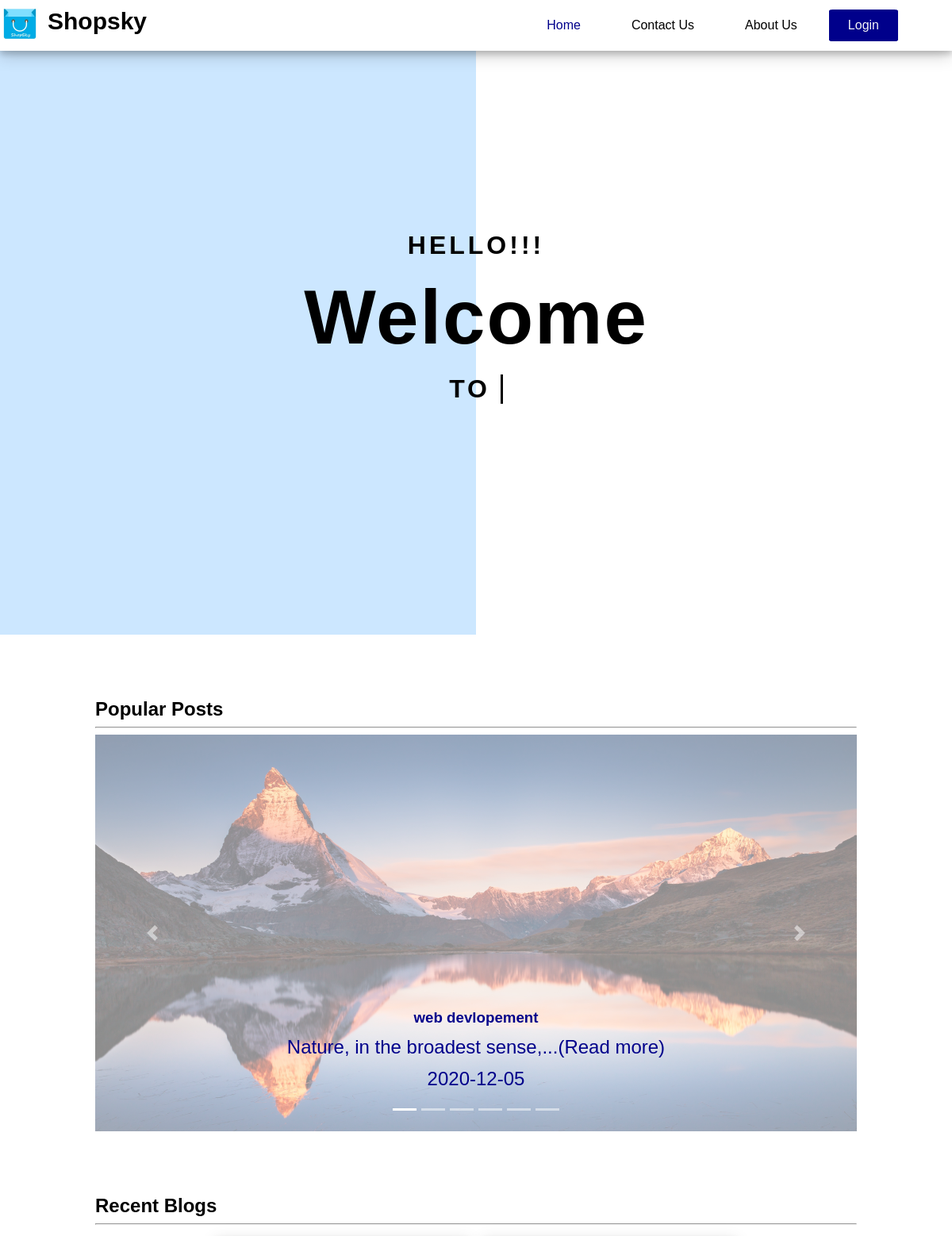
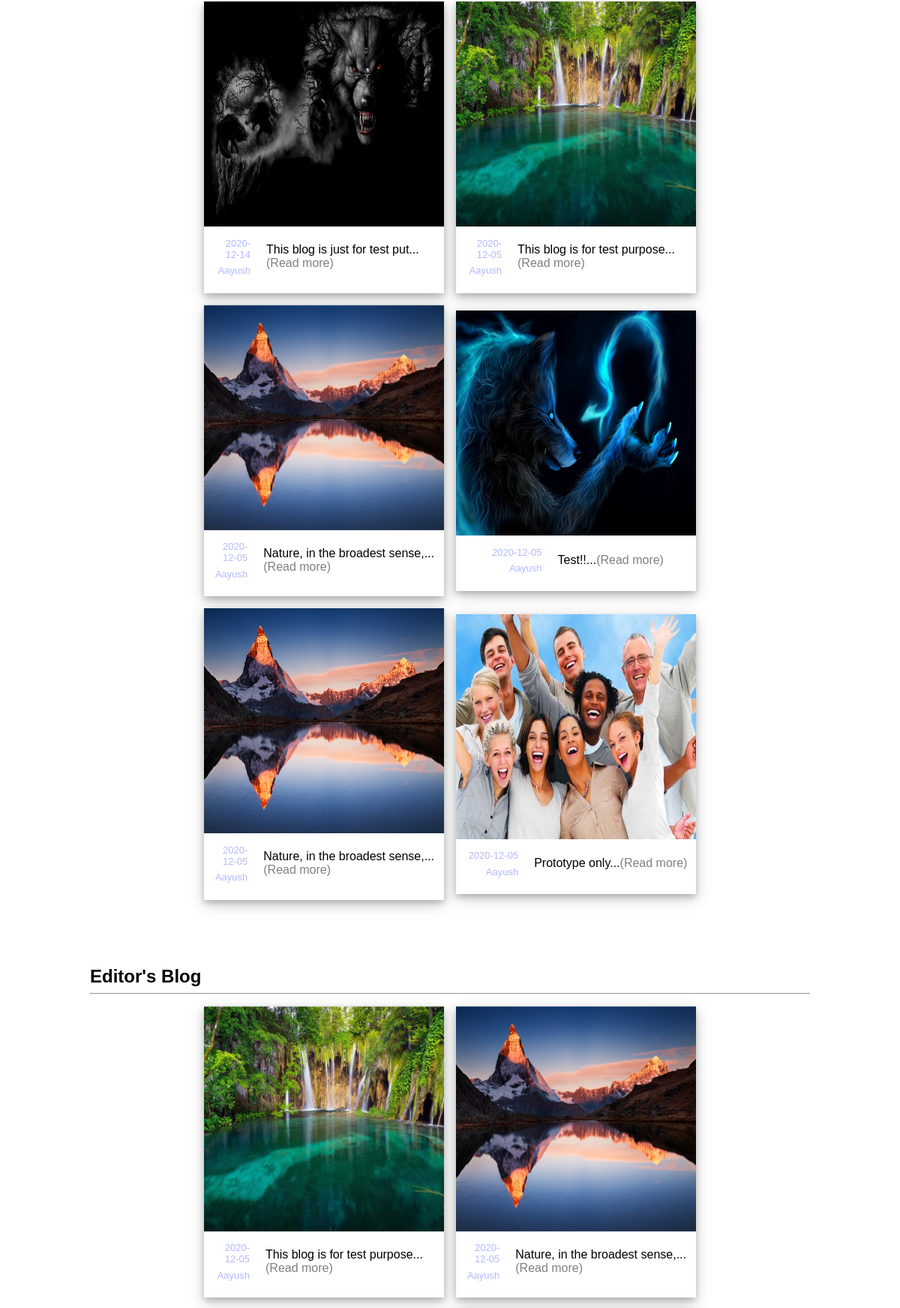
The page / (upper part) on the database its author committed (2 pictures, top to bottom).
### tables this page shows
CREATE TABLE `blog` (
  `bid` int(11) NOT NULL,
  `author` varchar(100) NOT NULL,
  `image` varchar(255) NOT NULL,
  `title` varchar(255) NOT NULL,
  `description` varchar(1000) NOT NULL,
  `date` varchar(255) NOT NULL,
  `likes` int(100) NOT NULL DEFAULT 0
);

### index.php (the view, shortened to what this page needs)
<?php
    require 'connection.php';
?>
<!DOCTYPE html>
<html lang="en">
    <head>
        <link rel="stylesheet" href="styles/styles.css">
    </head>
    <body>
    <header style="height: 100%;">
            <div class="total-section">
                <div class="left-container"></div>
                <nav>
                                <img src="image/shopsky.jpg" style="height:50px;position: absolute;margin-top: 5px"/> <h5 style="margin-left:60px;position: absolute;margin-top: 10px;font-family: sans-serif;font-weight: 600;font-size: 30px">Shopsky</h5>
                    <ul>
                        <li class="active activated" id="home"><a href="#">Home</a></li>
                        <li class="activated" id="contact"><a href="contact.html">Contact Us</a></li>
                        <li class="activated" id="about"><a href="about.php">About Us</a></li>
                        <li class="login activated" id="login"><a href="
                                <?php
                                    if(isset($_SESSION['login_val']))
                                    {
                                        if($_SESSION['role']=='reader')
                                        {
                                        echo "logout.php";
                                        }
                                        else{
                                            echo 'signup.php';
                                        }
                                    }
                                    else{
                                        echo "signup.php";
                                    }
                                ?>">
                                <?php
                                        if(isset($_SESSION['login_val']))
                                        {
                                            if($_SESSION['role']=='reader')
                                            {
                                            echo "Logout";
                                            }
                                            else{
                                                echo 'Add Admin';
                                            }
                                        }
                                        else
                                        {
                                            echo "Login";
                                        }
                                ?>
                            </a>
                        </li>
                    </ul>
                </nav>
                <div class="container">
                    <span>Hello!!!</span>
                    <h1>Welcome</h1>
                    <span> To
                        <span class="cursor">&nbsp;</span>
                    </span>
                </div>
            </div>
    </header>
        <section class="all_blogs">
            <section class="popular">
                <h2>Popular Posts</h2>
                <hr>
                <div id="demo" class="carousel slide" data-ride="carousel">
                <ul class="carousel-indicators">
                    <?php
                        $result= $con->query("SELECT * FROM blog ORDER BY likes DESC");
                        $i=0;
                        foreach($result as $row) {
                            $actives = '';
                            if($i == 6)
                            {
                                break;
                            }
                            if($i == 0)
                            {
                                $actives = 'active';
                            }
                    ?>
                    <li data-target="#demo" data-slide-to="<?= $i; ?>" class="<?= $actives; ?>"></li>
                    <?php $i++; } ?>
                </ul>
                <div class="carousel-inner">
                <?php
                        $result= $con->query("SELECT * FROM blog ORDER BY likes DESC");
                        $i=0;
                        foreach($result as $row) {
                            $description=  substr(strip_tags($row["description"]),0,30);
                            $actives = '';
                            if($i == 6)
                            {
                                break;
                            }
                            if($i == 0)
                            {
                                $actives = 'active';
                            }
                    ?>
                    <div class="carousel-item carousel-blog-item <?= $actives; ?>"><a href="blog.php" id="<?= $row['bid'] ?>">
                        <div class="responsive-image" style="width: 100%; height:500px;">
                            <img src="image/<?php echo $row['image'] ?>" width="100%" height="100%">
                        </div>
                        <div class="carousel-caption">
                            <h3 style="color: #00008B;"><?= $row['title'] ?></h3>
                            <p style="color: c;"><?= $description.'...<span style="color:">(Read more)<span>'?></p>
                            <p style="color: #00008B;"><?= $row['date'] ?></p>
                        </div>
                    </a>
                    </div>
                    <?php $i++; }  ?>
                </div>
                <a class="carousel-control-prev" href="#demo" data-slide="prev">
                    <span class="carousel-control-prev-icon"></span>
                </a>
                <a class="carousel-control-next" href="#demo" data-slide="next">
                    <span class="carousel-control-next-icon"></span>
                </a>
                </div>
            </section>
            <section class="recent">
                <h2>Recent Blogs</h2>
                <hr>
                <?php
                    $query = "SELECT * FROM blog ORDER BY date DESC";
                    $result = $con->query($query);
                    echo "<div class='popular-container'>";
                    for($j=0 ; $j<6 ; $j++)
                    {
                        $result->data_seek($j);
                        $row = $result->fetch_array(MYSQLI_ASSOC);
                         $description=  substr(strip_tags($row["description"]),0,30);
                        echo "<div class='popular-container-items'><a href='blog.php' id='".$row['bid']."'>";
                        echo "<div class='popular-container-image'>";
                        echo "<img src='image/".$row['image']."' class='image' style='height: -webkit-fill-available; max-height:20em;' >";
                        echo "</div>";
                        echo "<div class='popular-container-bottom'>";
                        echo "<div class='popular-container-bottom-right'>";
                        echo "<p>".$row['date']."</p>";
                        echo "<p>".$row['author']."</p>";
                        echo "</div>";
                        echo "<div class='popular-container-bottom-left'>".$description.'...<m style="color:grey">(Read more)<m>'."</div>";
                        echo "</div>
                        </a>";
                        echo "</div>";
                    }
                    echo "</div>";
                ?>
            </section>
            <section class="all">
                <h2>Editor's Blog</h2>
                <hr>
                <div class="all_blog_container">
                    <?php
                        $query = "SELECT * FROM blog";
                        $result = $con->query($query);
                        $rows = $result->num_rows;
                        for($j=0;$j<$rows;$j++)
                        {
                            $result->data_seek($j);
                            $row = $result->fetch_array(MYSQLI_ASSOC);
                             $description=  substr(strip_tags($row["description"]),0,30);
                            echo "<div class='popular-container-items'><a href='blog.php' id='".$row['bid']."'>";
                        echo "<div class='popular-container-image'>";
                        echo "<img src='image/".$row['image']."' class='image' style='height: -webkit-fill-available; max-height:20em;' >";
                        echo "</div>";
                        echo "<div class='popular-container-bottom'>";
                        echo "<div class='popular-container-bottom-right'>";
                        echo "<p>".$row['date']."</p>";
                        echo "<p>".$row['author']."</p>";
                        echo "</div>";
                        echo "<div class='popular-container-bottom-left'>".$description.'...<m style="color:grey">(Read more)<m>'."</div>";
                        echo "</div>
                        </a>";
                        echo "</div>";
                        }
                    ?>
                </div>
            </section>
        </section>
    </body>
</html>

### styles/styles.css (style rules this page uses)
html, body { margin: 0; padding: 0; box-sizing: 0; -moz-box-sizing: 0; -webkit-box-sizing: 0; width: 100%; height: 100%; font-family: Verdana, Geneva, Tahoma, sans-serif ; }
.total-section { width: 100%; height: 100%; position: relative; }
h1,h2,h3,h4,h5,h6 { margin: 0; }
ul li { list-style: none; }
a { text-decoration: none; color: inherit; }
p { margin: 0.5em; }
nav { background-color: white; position: -webkit-sticky; position: fixed; box-shadow: 0 4px 8px 0 rgba(0, 0, 0, 0.2), 0 6px 20px 0 rgba(0, 0, 0, 0.19); top: 0px; right: 0; left: 0; z-index: 10000; }
nav ul { display: flex; flex-wrap: wrap; justify-content: flex-end; margin: 0 5% 0; padding: 1% 0 ; }
nav ul li { display: inline-block; padding: 0.7em 1.5em; margin: 0 0.5em; }
nav ul li:last-child { background-color: #00008B; border-radius: 5%; color: whitesmoke; }
nav ul li.active { color: #00008B; }
.left-container { position: absolute; background-color: #cce7ff; height: 100%; width: 50%; z-index: -1; }
.container { margin: 0 10%; height: 100%; display: flex; flex-direction: column; justify-content: center; align-items: center; }
.container span { text-transform: uppercase; font-size: 32px; font-weight: 800; color: black; letter-spacing: 4px; }
.container h1 { font-size: 6em; font-weight: 800; line-height: 1.5; letter-spacing: 2px; margin: 0; }
.cursor { display: inline-block; width: 3px; background-color: black; animation: blink 1s infinite; }
.all_blogs { margin: 0 10%; }
.popular, .recent, .all { margin-top: 5em; }
.popular-container { display: flex; flex-wrap: wrap; justify-content: center; align-items: center; }
.popular-container-items { margin: 0.5em; max-width: 20em; max-height: 100%; box-shadow: 0 4px 8px 0 rgba(0, 0, 0, 0.2), 0 6px 20px 0 rgba(0, 0, 0, 0.19); }
img { max-width: 100%; height: auto; display: block; }
.popular-container-image, .all_blog_container-image { height: 300px; }
.popular-container-image img, .all_blog_container-image img { width: 100%; height: 100%; }
.popular-container-bottom { display: flex; justify-content: center; align-items: center; margin-top: 0.5em; margin-bottom: 1em; }
.popular-container-bottom-right, .popular-container-bottom-left { margin: 0 0.5em; }
.popular-container-bottom-right { text-align: end; color: #b4b9ff; font-size: small; }
.popular-container-bottom-left { font-size: medium; }
.popular-container-image { position: relative; }
.image { opacity: 1; transition: .5s ease; backface-visibility: hidden; }
.carousel-item img { opacity: 0.45; }
.carousel-caption h1, .carousel-caption p { color: #00008B; font-size: x-large; z-index: 5; }
.all_blog_container { display: flex; justify-content: center; align-items: center; flex-wrap: wrap; }
.carousel { position:relative }
.carousel-inner { position:relative;width:100%;overflow:hidden; }
.carousel-inner::after { display:block;clear:both;content:"" }
.carousel-item { position:relative;display:none;float:left;width:100%;margin-right:-100%;-webkit-backface-visibility:hidden;backface-visibility:hidden;transition:-webkit-transform .6s ease-in-out;transition:transform .6s ease-in-out;transition:transform .6s ease-in-out,-webkit-transform .6s ease-in-out }
.carousel-item-next,.carousel-item-prev,.carousel-item.active { display:block }
.carousel-control-next,.carousel-control-prev { position:absolute;top:0;bottom:0;z-index:1;display:-ms-flexbox;display:flex;-ms-flex-align:center;align-items:center;-ms-flex-pack:center;justify-content:center;width:15%;color:#fff;text-align:center;opacity:.5;transition:opacity .15s ease }
.carousel-control-prev { left:0 }
.carousel-control-next { right:0 }
.carousel-control-next-icon,.carousel-control-prev-icon { display:inline-block;width:20px;height:20px;background:no-repeat 50%/100% 100% }
.carousel-indicators { position:absolute;right:0;bottom:0;left:0;z-index:15;display:-ms-flexbox;display:flex;-ms-flex-pack:center;justify-content:center;padding-left:0;margin-right:15%;margin-left:15%;list-style:none }
.carousel-indicators li { box-sizing:content-box;-ms-flex:0 1 auto;flex:0 1 auto;width:30px;height:3px;margin-right:3px;margin-left:3px;text-indent:-999px;cursor:pointer;background-color:#fff;background-clip:padding-box;border-top:10px solid transparent;border-bottom:10px solid transparent;opacity:.5;transition:opacity .6s ease }
.carousel-indicators .active { opacity:1 }
.carousel-caption { position:absolute;right:15%;bottom:20px;left:15%;z-index:10;padding-top:20px;padding-bottom:20px;color:#fff;text-align:center }

### rows shown on the page
blog: image (picture), title "web devlopement", description "Nature, in the broadest sense,", date "2020-12-05", author "Aayush"
blog: image (picture), date "2020-12-05", author "Aayush", description "This blog is for test purpose"
blog: image (picture), date "2020-12-05", author "Aayush", description "Test!!"
blog: image (picture), date "2020-12-14", author "Aayush", description "This blog is just for test put"
blog: image (picture), date "2020-12-05", author "Aayush", description "Nature, in the broadest sense,"
blog: image (picture), date "2020-12-05", author "Aayush", description "Prototype only"
